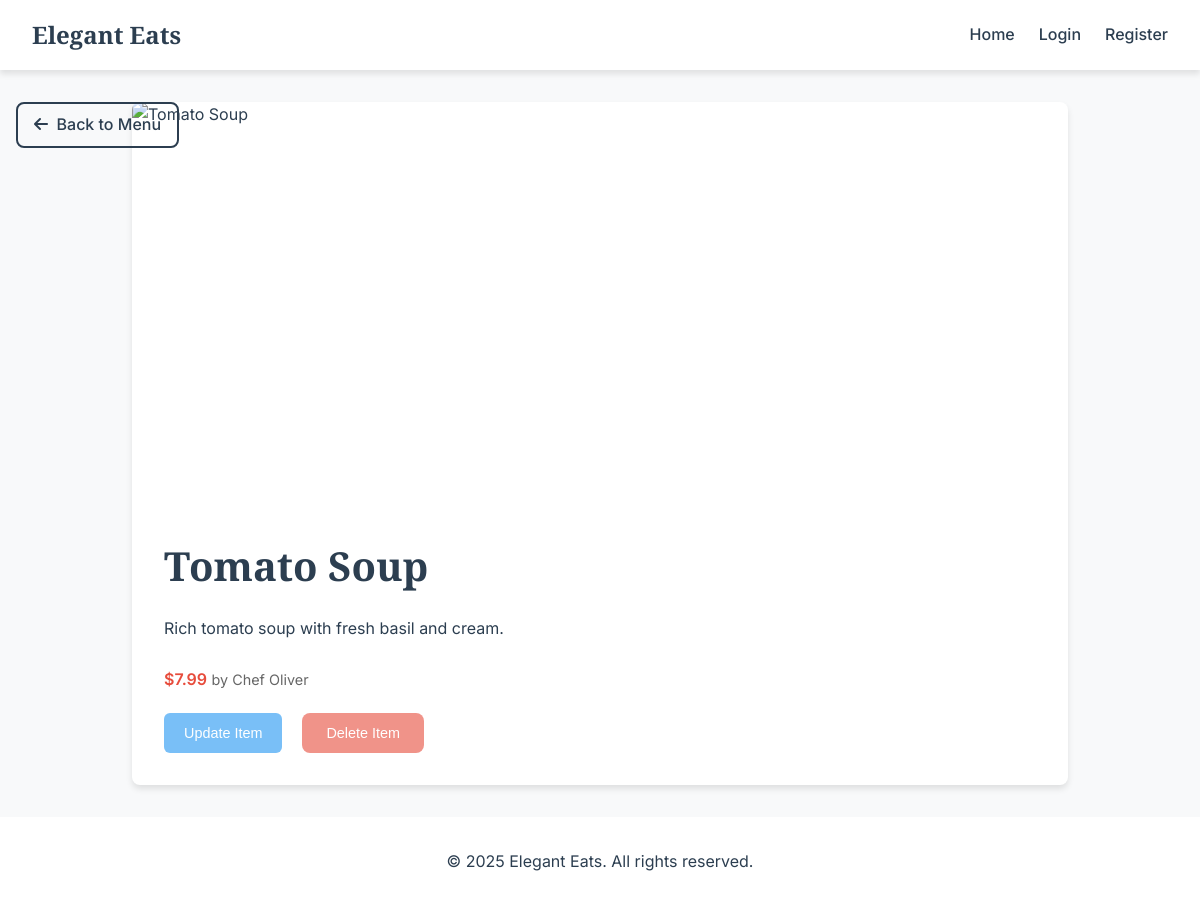
The page /8/ on the database as committed earlier.
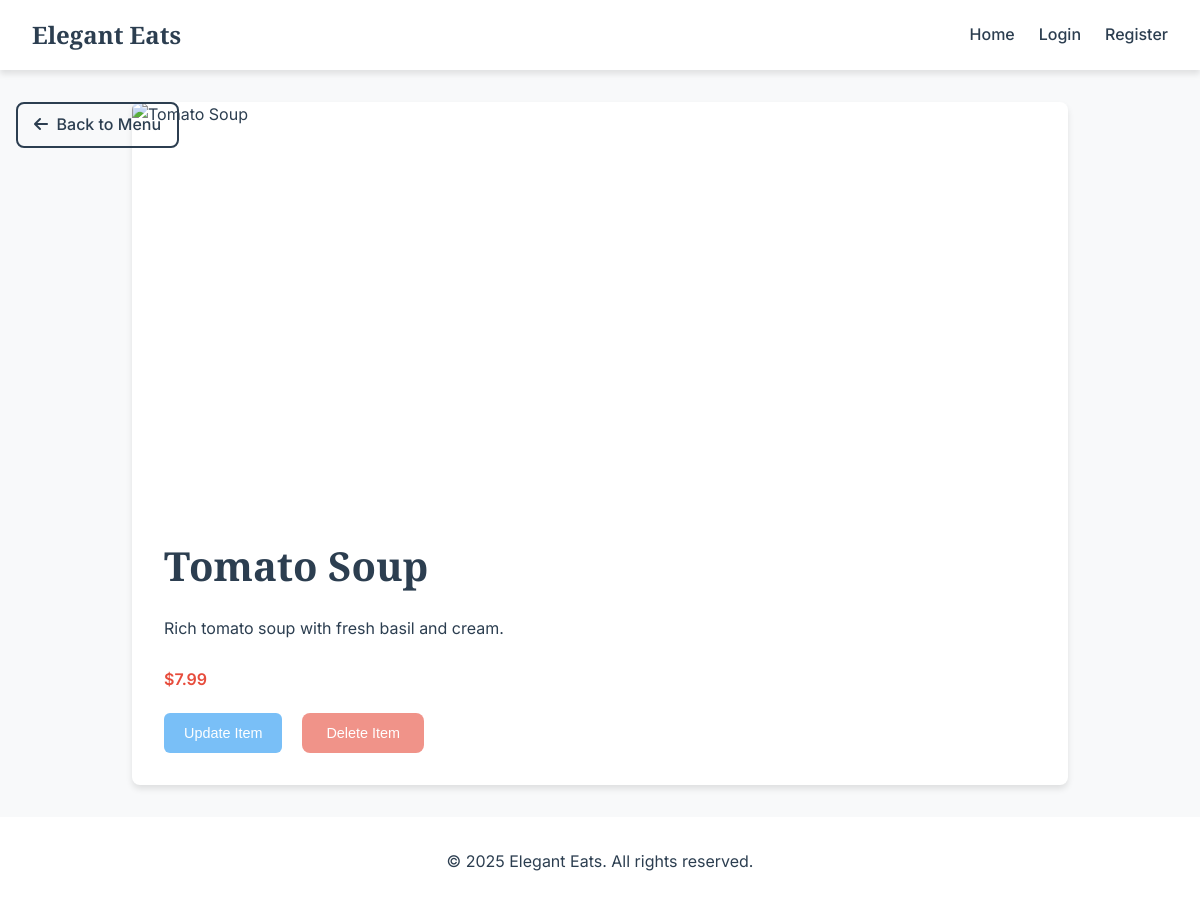
The same page on the database as committed later.
### menu/models.py (models this page shows, shortened)
class FoodItem(models.Model):
    name = models.CharField(max_length=100)
    description = models.CharField(max_length=200)
    price = models.DecimalField(max_digits=5, decimal_places=2)
    image_url = models.URLField(
        blank=True,
        default="https://t3.ftcdn.net/jpg/02/48/42/64/360_F_248426448_NVKLywWqArG2ADUxDq6QprtIzsF82dMF.jpg",
    )
    chef = models.CharField(max_length=100, blank=True, null=True)

### menu/views.py (the view)
# urls.py: path('<int:item_id>/', views.menu_item_detail, name='menu_item_detail'),
def menu_item_detail(request, item_id):
    try:
        item = FoodItem.objects.get(pk=item_id)
        return render(request, 'menu/menu_item_detail.html', {'item': item})
    except FoodItem.DoesNotExist:
        return HttpResponse("Failed: Item not found")

### menu/templates/menu/menu_item_detail.html
{% extends 'base.html'%}
{% block content %}
<a href="{% url 'menu:menu_list' %}" class="btn-back">
    <i class="fas fa-arrow-left"></i>&nbsp;&nbsp;Back to Menu
</a>
<main class="item-details-container">
    <article class="item-details">
        <div class="item-image">
            <img src="{{ item.image_url }}" alt="{{ item.name }}">
        </div>
        <div class="item-content">
            <h1>{{ item.name }}</h1>
            <p class="item-description">{{ item.description }}</p>
            <div class="item-meta">
                <span class="price">${{ item.price }}</span>
                {% if item.chef %}
                <span class="chef">by {{ item.chef }}</span>
                {% endif %}
            </div>
            <div class="item-actions">
                {% if user.is_authenticated %}
                    <a class="btn-update">Update Item</a>
                    <a class="btn-delete">Delete Item</a>
                {% else %}
                    <button class="btn-update disabled" data-tooltip="Please login to update items" disabled>Update Item</button>
                    <button class="btn-delete disabled" data-tooltip="Please login to delete items" disabled>Delete Item</button>
                {% endif %}
            </div>
        </div>
    </article>
</main>
{% endblock %}

Rows that differ between the two databases and show on the page:
changed FoodItem "Tomato Soup": chef "Chef Oliver" → (not shown)
Other text that changed with them:
text no longer shown: "by"
